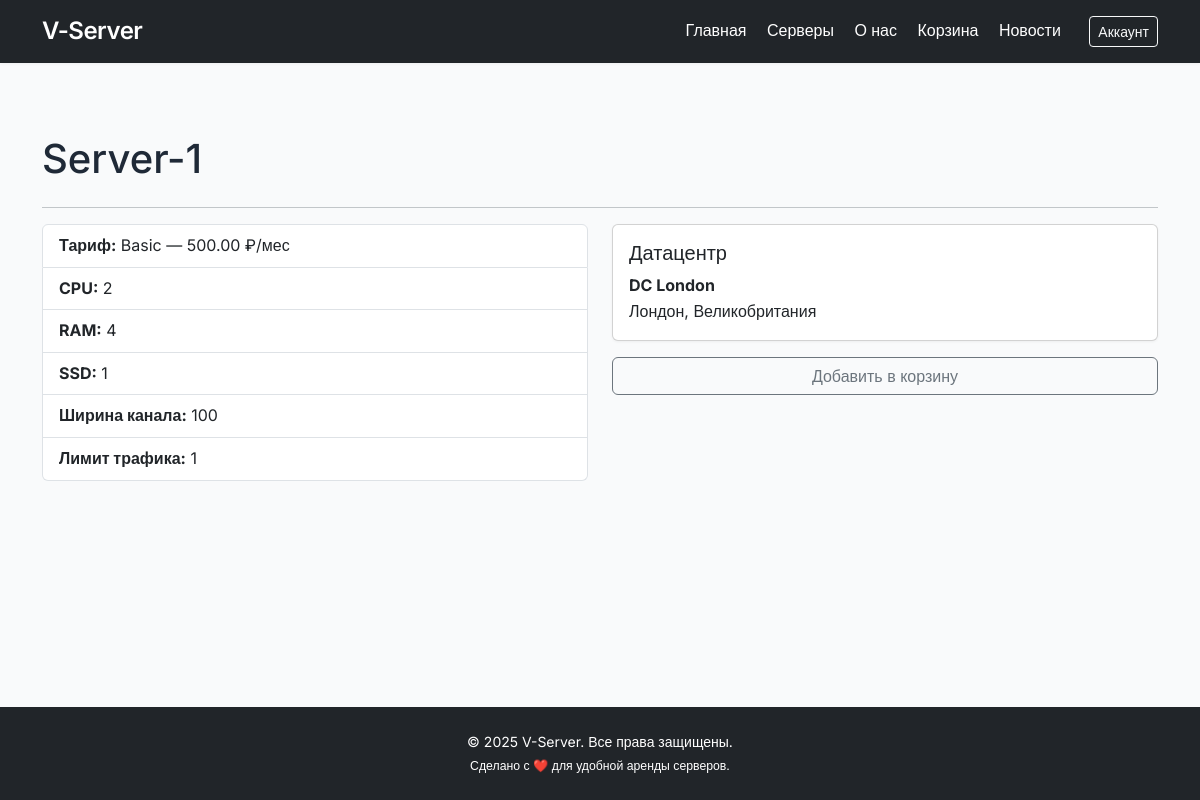
Page /server.php?id=1 on the committed database.
### tables this page shows
CREATE TABLE `virtual_server` (
  `id` int NOT NULL,
  `name` varchar(18) DEFAULT NULL,
  `status` varchar(18) DEFAULT NULL,
  `ip_address` varchar(18) DEFAULT NULL,
  `start_date` datetime DEFAULT NULL,
  `end_date` datetime DEFAULT NULL,
  `tariff_id` int DEFAULT NULL,
  `company_id` int DEFAULT NULL,
  `status_id` int DEFAULT '1'
);

CREATE TABLE `tariff` (
  `id` int NOT NULL,
  `name` varchar(18) DEFAULT NULL,
  `month_price` decimal(19,2) DEFAULT '0.00',
  `specs_id` int DEFAULT NULL,
  `datacenter_id` int DEFAULT NULL
);

CREATE TABLE `specs` (
  `id` int NOT NULL,
  `CPU_count` varchar(18) DEFAULT NULL,
  `RAM` varchar(18) DEFAULT NULL,
  `SSD` varchar(18) DEFAULT NULL,
  `bandwidth` varchar(18) DEFAULT NULL,
  `traffic_limit` varchar(18) DEFAULT NULL
);

CREATE TABLE `datacenter` (
  `id` int NOT NULL,
  `name` varchar(18) DEFAULT NULL,
  `country` varchar(18) DEFAULT NULL,
  `city` varchar(18) DEFAULT NULL
);

### server.php (the view, shortened to what this page needs)
<?php
require 'db.php';
$id = $_GET['id'];
$stmt = $pdo->prepare("
  SELECT vs.*, t.name AS tariff_name, t.month_price,
         s.CPU_count, s.RAM, s.SSD, s.bandwidth, s.traffic_limit,
         dc.name AS dc_name, dc.city, dc.country
  FROM virtual_server vs
  JOIN tariff t ON vs.tariff_id = t.id
  JOIN specs s ON t.specs_id = s.id
  JOIN datacenter dc ON t.datacenter_id = dc.id
  WHERE vs.id = :id
");
$stmt->execute(['id' => $id]);
$server = $stmt->fetch();
?>
<?php include 'header.php'; ?>
<main class="container py-5">
  <h1 class="mb-4"><?= htmlspecialchars($server['name']) ?></h1>
  <hr>
  <div class="row">
    <div class="col-md-6">
      <ul class="list-group">
        <li class="list-group-item"><strong>Тариф:</strong> <?= $server['tariff_name'] ?> — <?= $server['month_price'] ?> ₽/мес</li>
        <li class="list-group-item"><strong>CPU:</strong> <?= $server['CPU_count'] ?></li>
        <li class="list-group-item"><strong>RAM:</strong> <?= $server['RAM'] ?></li>
        <li class="list-group-item"><strong>SSD:</strong> <?= $server['SSD'] ?></li>
        <li class="list-group-item"><strong>Ширина канала:</strong> <?= $server['bandwidth'] ?></li>
        <li class="list-group-item"><strong>Лимит трафика:</strong> <?= $server['traffic_limit'] ?></li>
      </ul>
    </div>
    <div class="col-md-6">
      <div class="card shadow-sm">
        <div class="card-body">
          <h5 class="card-title">Датацентр</h5>
          <p class="card-text">
            <strong><?= $server['dc_name'] ?></strong><br>
            <?= $server['city'] ?>, <?= $server['country'] ?>
          </p>
        </div>
      </div>
	  	<?php if (isset($_SESSION['user_id'])): ?>
	  <form action="add_to_cart.php" method="POST" class="mt-3">
		<input type="hidden" name="server_id" value="<?= $server['id'] ?>">
		<button type="submit" class="btn btn-success w-100">Добавить в корзину</button>
	  </form>
	<?php else: ?>
	  <button class="btn btn-outline-secondary w-100 mt-3" data-bs-toggle="modal" data-bs-target="#authModal">
		Добавить в корзину
	  </button>
	<?php endif; ?>
    </div>
  </div>
</main>
<?php include 'footer.php'; ?>

### styles.css (style rules this page uses)
html, body { height: 100%; margin: 0; }
body { display: flex; flex-direction: column; }
main { flex: 1; }
body { font-family: 'Inter', sans-serif; background-color: #f9fafb; color: #1f2937; font-size: 16px; line-height: 1.6; }
.shadow-sm { box-shadow: 0 1px 3px rgba(0, 0, 0, 0.05) !important; }
.container { max-width: 1140px; }

### rows in the picture
virtual_server: name "Server-1", tariff.name "Basic", tariff.month_price "500.00", specs.CPU_count "2", specs.RAM "4", specs.SSD "1", specs.bandwidth "100", specs.traffic_limit "1", datacenter.name "DC London", datacenter.city "Лондон", datacenter.country "Великобритания"
